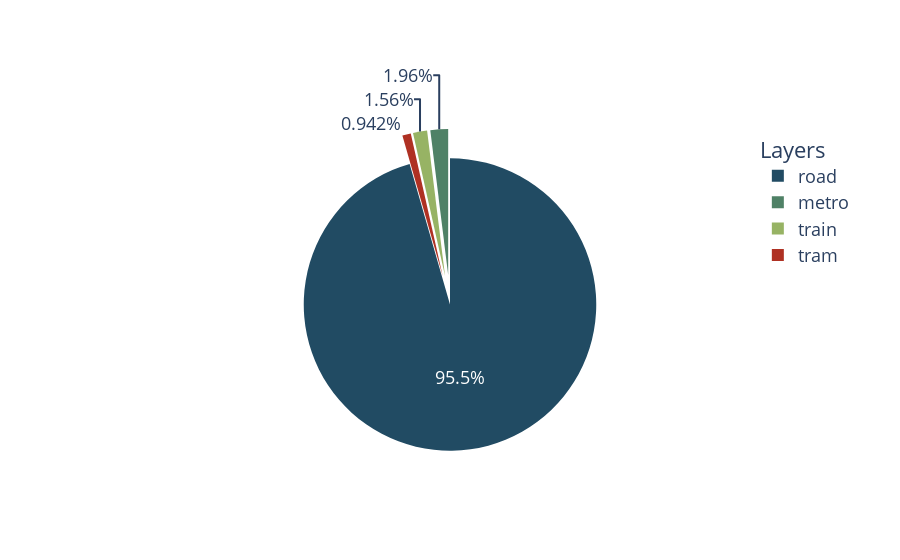

Notebook code cell kept with this figure:
### Code cell
DF = df.loc[df['LP'] == "Point"]
DF = DF.drop_duplicates(subset="ID")

fig = go.Figure()
fig.add_trace(go.Pie(
    labels=DF.groupby('layer')['layer'].count().sort_values(ascending=False).index.tolist(),
    values=DF.groupby('layer')['layer'].count().sort_values(ascending=False).values.tolist(),
    marker_colors=['rgb(33, 75, 99)', 'rgb(79, 129, 102)', 'rgb(151, 179, 100)',
                 'rgb(175, 49, 35)', 'rgb(36, 73, 147)'], 
    pull=[0, 0.2, 0.2, 0.2])
)
fig.update_layout(
    legend_title="Layers",
    font=dict(
        size=18
    )
)
fig
#fig.write_image("nodes.png")

### Figure 1 — Plotly figure (JSON) as saved in the notebook; plotly's stock layout.template omitted (floating-point values rounded to 4 significant figures)
{"data": [{"labels": ["road", "metro", "train", "tram"], "marker": {"colors": ["rgb(33, 75, 99)", "rgb(79, 129, 102)", "rgb(151, 179, 100)", "rgb(175, 49, 35)", "rgb(36, 73, 147)"]}, "pull": [0, 0.2, 0.2, 0.2], "type": "pie", "values": [14807, 303, 241, 146]}], "layout": {"font": {"size": 18}, "legend": {"title": {"text": "Layers"}}}}
